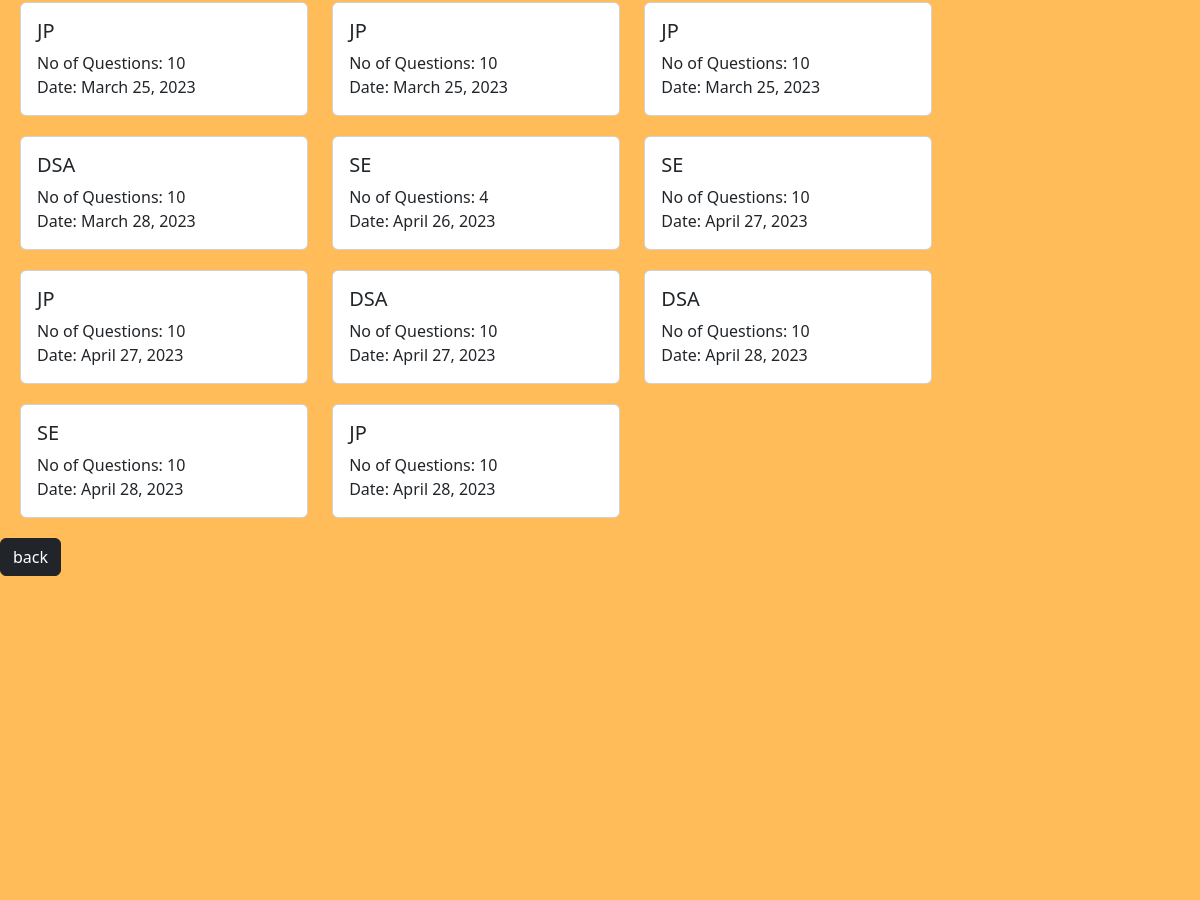
Page /schedule (signed in, middle part) on the earlier database version.
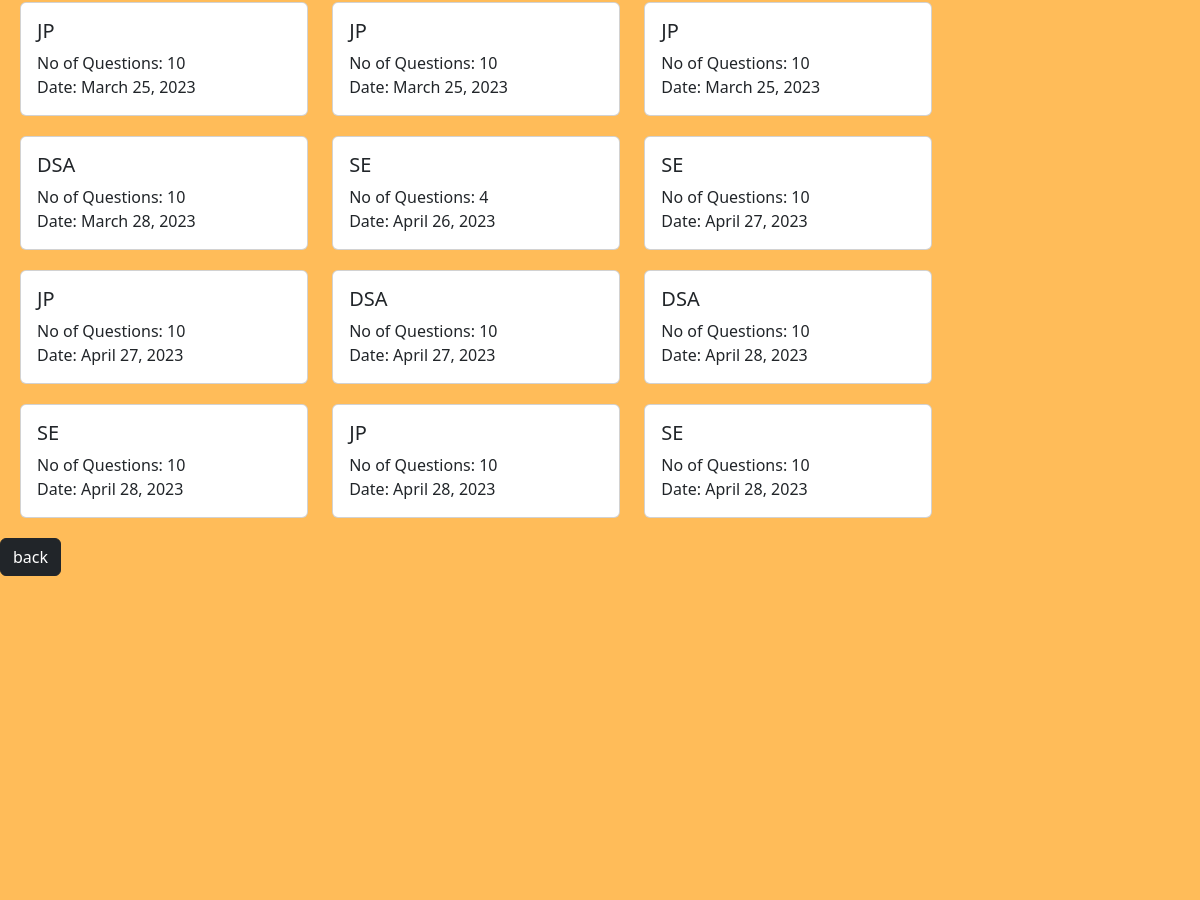
Same page on the later database version.
### home/models.py (models this page shows)
class test(models.Model):
    subject=models.CharField(max_length=100)
    qno=models.IntegerField()
    datee=models.DateField()

### home/views.py (the view)
# urls.py: path('schedule',views.schedule, name='schedule'),
@login_required(login_url='loginstudent')
def schedule(request):
    data = test.objects.all()
    print(data)
    return render(request, 'student/schedule.html',{'data':data})

### templates/student/schedule.html (shortened to what this page needs)
{%extends 'student/baseDash.html' %}
{%block cssfile%}<link rel="stylesheet" href="/static/css/student/sched.css">{%endblock cssfile%}
{%block body%}
<section id="schedule">
        <div class="itemsss" style="margin:10px; display:inline-block;">
            {%for i in data%}
            <div class="" style="margin:10px; display:inline-block;">
                <div class="card" style="width: 18rem;" >
                    <div class="card-body">
                      <h5 class="card-title">{{i.subject}}</h5>
                      <p class="card-text">No of Questions: {{i.qno}}<br>Date: {{i.datee}}</p>
                    </div>
                  </div>
                </div>
            {%endfor%}
        </div>
        <div>
        <a class="btn btn-dark" href="/student2">back</a>
        </div>
        <br>
        <br>
        <br>
        <br>
        <br>
        <br>
        <br>
        <br>
        <br>
        <br>
        <br>
        <br>
        <br>
        <br>
        <br>
        <br>
        <br>
        <br>
        <br>
        <br>
      </section>
{%endblock body%}

Differences in the rows shown:
added test: subject "SE", qno "10", datee "April 28, 2023"
